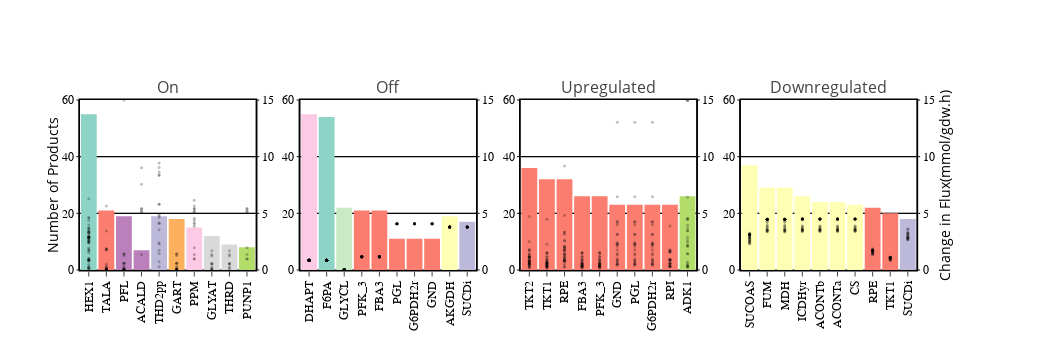

Write notebook code for a chart like this one.
### Code cell
colors = list((cl.interp(cl.scales['11']['qual']['Set3'],11)))

flux_df = [on_df, off_df, significantly_upregulated_df, significantly_downregulated_df]
fig = subplots.make_subplots(rows=1, cols=4,print_grid=True, horizontal_spacing=0.05, 
                             specs=[[{"secondary_y": True}, {"secondary_y": True}, {"secondary_y": True}, 
                                     {"secondary_y": True}]],
                             subplot_titles=['On', 'Off', 'Upregulated', 'Downregulated'])

for i,temp_df in enumerate([on_count_df, off_count_df, upregulated_count_df, downregulated_count_df]):    
    for subsystem in temp_df[:10].subsystem.unique():
        reactions = list(temp_df[:10][temp_df[:10]['subsystem']==subsystem].index)
        if reactions:
            fig.add_trace(go.Bar(x=temp_df.loc[reactions].index, y=temp_df.loc[reactions].number,
                                 name=subsystem, marker_color=colors[subsystems.index(subsystem)],
                                 legendgroup=subsystem, showlegend=True, orientation='v', width=0.9, opacity=1), 
                          row=1, col=i+1, secondary_y=False)

            for reaction in reactions:
                temp = flux_df[i].loc[reaction].abs()[flux_df[i].loc[reaction].notna()].values
                temp[temp>15] = 15
                fig.add_trace(go.Scatter(x=[reaction]*len(flux_df[i].loc[reaction][flux_df[i].loc[reaction].notna()]),
                                         y=temp,
                                         name='Flux', mode='markers', legendgroup='Flux', showlegend=False,
                                         marker_color='black', marker_size=3, marker_opacity=0.25), 
                              row=1, col=i+1, secondary_y=True)
                
        fig.update_yaxes(range=(0, 60), secondary_y=False, row=1, col=i+1)
        fig.update_yaxes(range=(0, 15), tickvals=[0,5,10,15], secondary_y=True, row=1, col=i+1)




fig.update_layout(width=1050, height=350, showlegend=False)

fig.update_xaxes(showline=True, mirror=True, linewidth=1.5, linecolor='black', ticks='outside',
                 tickfont=dict(size=12, family='Arial', color='black'), tickangle=-90, range=(-0.5,9.5))

fig.update_yaxes(showline=True, mirror=True, linewidth=1.5, linecolor='black', ticks='outside',
                 tickfont=dict(size=12, family='Arial'), color='black', gridcolor='black', ticklen=2,
                 secondary_y=False)

fig.update_yaxes(showline=True, mirror=True, linewidth=1.5, linecolor='black', ticks='outside',
                 tickfont=dict(size=12, family='Arial'), color='black',gridcolor='black', ticklen=2,
                 secondary_y=True, titlefont=dict(family='Arial', size=18, color='black'),
                 side='right')
fig.update_yaxes(title='Number of Products', title_standoff=0, secondary_y=False, row=1, col=1 )
fig.update_yaxes(title='Change in Flux(mmol/gdw.h)', title_standoff=0, secondary_y=True, row=1, col=4 )


fig.show()
if not os.path.exists('images'):
    os.mkdir('images')
pio.write_image(fig, 'images/no_products_reactionwise_objA.svg')

### Figure 1 — Plotly figure (JSON) as saved in the notebook; plotly's stock layout.template omitted (floating-point values rounded to 4 significant figures)
{"data": [{"legendgroup": "Glycolysis/Gluconeogenesis", "marker": {"color": "hsl(169.0, 44.0%, 69.0%)"}, "name": "Glycolysis/Gluconeogenesis", "opacity": 1, "orientation": "v", "showlegend": true, "type": "bar", "width": 0.9, "x": ["HEX1"], "xaxis": "x", "y": [55], "yaxis": "y"}, {"legendgroup": "Flux", "marker": {"color": "black", "opacity": 0.25, "size": 3}, "mode": "markers", "name": "Flux", "showlegend": false, "type": "scatter", "x": ["HEX1", "HEX1", "HEX1", "HEX1", "HEX1", "HEX1", "HEX1", "HEX1", "HEX1", "HEX1", "HEX1", "HEX1", "HEX1", "HEX1", "HEX1", "HEX1", "HEX1", "HEX1", "HEX1", "HEX1", "HEX1", "HEX1", "HEX1", "HEX1", "HEX1", "HEX1", "HEX1", "HEX1", "HEX1", "HEX1", "HEX1", "HEX1", "HEX1", "HEX1", "HEX1", "HEX1", "HEX1", "HEX1", "HEX1", "HEX1", "HEX1", "HEX1", "HEX1", "HEX1", "HEX1", "HEX1", "HEX1", "HEX1", "HEX1", "HEX1", "HEX1", "HEX1", "HEX1", "HEX1", "HEX1"], "xaxis": "x", "y": [0.278, 1.779, 6.28, 0.03402, 0.7719, 1.665, 1.792, 2.958, 3.464, 2.482, 0.483, 2.849, 3.46, 4.618, 4.614, 3.319, 3.984, 3.128, 2.528, 2.906, 0.9691, 1.973, 3.311, 0.2437, 2.869, 0.9492, 0.8318, 2.373, 2.563, 0.2035, 0.9061, 0.1183, 0.9036, 3.611, 3.305, 1.53, 2.894, 0.1564, 0.8913, 3.74, 1.067, 0.8314, 2.745, 2.397, 2.477, 4.358, 2.632, 3.293, 2.873, 3.663, 2.73, 2.842, 2.873, 2.891, 2.98], "yaxis": "y2"}, {"legendgroup": "Pentose Phosphate Pathway", "marker": {"color": "hsl(6.0, 94.0%, 71.0%)"}, "name": "Pentose Phosphate Pathway", "opacity": 1, "orientation": "v", "showlegend": true, "type": "bar", "width": 0.9, "x": ["TALA"], "xaxis": "x", "y": [21], "yaxis": "y"}, {"legendgroup": "Flux", "marker": {"color": "black", "opacity": 0.25, "size": 3}, "mode": "markers", "name": "Flux", "showlegend": false, "type": "scatter", "x": ["TALA", "TALA", "TALA", "TALA", "TALA", "TALA", "TALA", "TALA", "TALA", "TALA", "TALA", "TALA", "TALA", "TALA", "TALA", "TALA", "TALA", "TALA", "TALA", "TALA", "TALA"], "xaxis": "x", "y": [5.637, 1.864, 0.06202, 1.787, 0.06607, 1.789, 1.867, 0.01292, 0.3432, 3.445, 0.06534, 0.06668, 0.06587, 0.05755, 0.5234, 0.06633, 0.06649, 0.1322, 0.2243, 0.07278, 0.1885], "yaxis": "y2"}, {"legendgroup": "Pyruvate Metabolism", "marker": {"color": "hsl(299.0, 31.0%, 62.0%)"}, "name": "Pyruvate Metabolism", "opacity": 1, "orientation": "v", "showlegend": true, "type": "bar", "width": 0.9, "x": ["PFL", "ACALD"], "xaxis": "x", "y": [19, 7], "yaxis": "y"}, {"legendgroup": "Flux", "marker": {"color": "black", "opacity": 0.25, "size": 3}, "mode": "markers", "name": "Flux", "showlegend": false, "type": "scatter", "x": ["PFL", "PFL", "PFL", "PFL", "PFL", "PFL", "PFL", "PFL", "PFL", "PFL", "PFL", "PFL", "PFL", "PFL", "PFL", "PFL", "PFL", "PFL", "PFL"], "xaxis": "x", "y": [15, 1.272, 0.03732, 0.5977, 0.5964, 1.41, 0.03541, 0.03711, 0.06059, 1.438, 0.3002, 0.222, 0.03586, 0.03665, 0.03737, 0.5867, 0.03657, 0.03638, 0.03766], "yaxis": "y2"}, {"legendgroup": "Flux", "marker": {"color": "black", "opacity": 0.25, "size": 3}, "mode": "markers", "name": "Flux", "showlegend": false, "type": "scatter", "x": ["ACALD", "ACALD", "ACALD", "ACALD", "ACALD", "ACALD", "ACALD"], "xaxis": "x", "y": [5.398, 9.024, 5.163, 7.569, 5.168, 5.4, 1.374], "yaxis": "y2"}, {"legendgroup": "Oxidative Phosphorylation", "marker": {"color": "hsl(247.0, 30.0%, 79.0%)"}, "name": "Oxidative Phosphorylation", "opacity": 1, "orientation": "v", "showlegend": true, "type": "bar", "width": 0.9, "x": ["THD2pp"], "xaxis": "x", "y": [19], "yaxis": "y"}, {"legendgroup": "Flux", "marker": {"color": "black", "opacity": 0.25, "size": 3}, "mode": "markers", "name": "Flux", "showlegend": false, "type": "scatter", "x": ["THD2pp", "THD2pp", "THD2pp", "THD2pp", "THD2pp", "THD2pp", "THD2pp", "THD2pp", "THD2pp", "THD2pp", "THD2pp", "THD2pp", "THD2pp", "THD2pp", "THD2pp", "THD2pp", "THD2pp", "THD2pp", "THD2pp"], "xaxis": "x", "y": [8.405, 4.149, 5.808, 9.431, 5.795, 9.055, 2.395, 4.792, 4.124, 0.2858, 4.924, 4.64, 1.746, 2.297, 8.638, 0.7368, 3.562, 1.446, 8.333], "yaxis": "y2"}, {"legendgroup": "Purine and Pyrimidine Biosynthesis", "marker": {"color": "hsl(31.0, 97.0%, 68.0%)"}, "name": "Purine and Pyrimidine Biosynthesis", "opacity": 1, "orientation": "v", "showlegend": true, "type": "bar", "width": 0.9, "x": ["GART"], "xaxis": "x", "y": [18], "yaxis": "y"}, {"legendgroup": "Flux", "marker": {"color": "black", "opacity": 0.25, "size": 3}, "mode": "markers", "name": "Flux", "showlegend": false, "type": "scatter", "x": ["GART", "GART", "GART", "GART", "GART", "GART", "GART", "GART", "GART", "GART", "GART", "GART", "GART", "GART", "GART", "GART", "GART", "GART"], "xaxis": "x", "y": [1.272, 0.03816, 0.5975, 0.5963, 1.41, 0.0362, 0.03795, 0.0614, 1.439, 0.3001, 0.2219, 0.03667, 0.03747, 0.03821, 0.5865, 0.03739, 0.0372, 0.03851], "yaxis": "y2"}, {"legendgroup": "Alternate Carbon Metabolism", "marker": {"color": "hsl(329.0, 88.0%, 89.0%)"}, "name": "Alternate Carbon Metabolism", "opacity": 1, "orientation": "v", "showlegend": true, "type": "bar", "width": 0.9, "x": ["PPM"], "xaxis": "x", "y": [15], "yaxis": "y"}, {"legendgroup": "Flux", "marker": {"color": "black", "opacity": 0.25, "size": 3}, "mode": "markers", "name": "Flux", "showlegend": false, "type": "scatter", "x": ["PPM", "PPM", "PPM", "PPM", "PPM", "PPM", "PPM", "PPM", "PPM", "PPM", "PPM", "PPM", "PPM", "PPM", "PPM"], "xaxis": "x", "y": [5.398, 5.162, 5.167, 5.401, 4.389, 5.646, 6.164, 4.053, 4.16, 3.867, 4.558, 1.374, 0.9875, 1.965, 0.9679], "yaxis": "y2"}, {"legendgroup": "Amino Acid Metabolism", "marker": {"color": "hsl(0.0, 0.0%, 85.0%)"}, "name": "Amino Acid Metabolism", "opacity": 1, "orientation": "v", "showlegend": true, "type": "bar", "width": 0.9, "x": ["GLYAT", "THRD"], "xaxis": "x", "y": [12, 9], "yaxis": "y"}, {"legendgroup": "Flux", "marker": {"color": "black", "opacity": 0.25, "size": 3}, "mode": "markers", "name": "Flux", "showlegend": false, "type": "scatter", "x": ["GLYAT", "GLYAT", "GLYAT", "GLYAT", "GLYAT", "GLYAT", "GLYAT", "GLYAT", "GLYAT", "GLYAT", "GLYAT", "GLYAT"], "xaxis": "x", "y": [1.236, 0.5599, 1.689, 0.5587, 1.373, 0.03763, 0.0377, 0.03723, 0.02344, 0.2623, 0.1846, 0.5505], "yaxis": "y2"}, {"legendgroup": "Flux", "marker": {"color": "black", "opacity": 0.25, "size": 3}, "mode": "markers", "name": "Flux", "showlegend": false, "type": "scatter", "x": ["THRD", "THRD", "THRD", "THRD", "THRD", "THRD", "THRD", "THRD", "THRD"], "xaxis": "x", "y": [1.236, 0.5599, 1.689, 0.5587, 1.373, 0.02344, 0.2623, 0.1846, 0.5505], "yaxis": "y2"}, {"legendgroup": "Nucleotide Salvage Pathway", "marker": {"color": "hsl(82.0, 63.0%, 64.0%)"}, "name": "Nucleotide Salvage Pathway", "opacity": 1, "orientation": "v", "showlegend": true, "type": "bar", "width": 0.9, "x": ["PUNP1"], "xaxis": "x", "y": [8], "yaxis": "y"}, {"legendgroup": "Flux", "marker": {"color": "black", "opacity": 0.25, "size": 3}, "mode": "markers", "name": "Flux", "showlegend": false, "type": "scatter", "x": ["PUNP1", "PUNP1", "PUNP1", "PUNP1", "PUNP1", "PUNP1", "PUNP1", "PUNP1"], "xaxis": "x", "y": [5.398, 5.162, 5.167, 5.401, 1.374, 0.9875, 1.965, 0.9679], "yaxis": "y2"}, {"legendgroup": "Alternate Carbon Metabolism", "marker": {"color": "hsl(329.0, 88.0%, 89.0%)"}, "name": "Alternate Carbon Metabolism", "opacity": 1, "orientation": "v", "showlegend": true, "type": "bar", "width": 0.9, "x": ["DHAPT"], "xaxis": "x2", "y": [55], "yaxis": "y3"}, {"legendgroup": "Flux", "marker": {"color": "black", "opacity": 0.25, "size": 3}, "mode": "markers", "name": "Flux", "showlegend": false, "type": "scatter", "x": ["DHAPT", "DHAPT", "DHAPT", "DHAPT", "DHAPT", "DHAPT", "DHAPT", "DHAPT", "DHAPT", "DHAPT", "DHAPT", "DHAPT", "DHAPT", "DHAPT", "DHAPT", "DHAPT", "DHAPT", "DHAPT", "DHAPT", "DHAPT", "DHAPT", "DHAPT", "DHAPT", "DHAPT", "DHAPT", "DHAPT", "DHAPT", "DHAPT", "DHAPT", "DHAPT", "DHAPT", "DHAPT", "DHAPT", "DHAPT", "DHAPT", "DHAPT", "DHAPT", "DHAPT", "DHAPT", "DHAPT", "DHAPT", "DHAPT", "DHAPT", "DHAPT", "DHAPT", "DHAPT", "DHAPT", "DHAPT", "DHAPT", "DHAPT", "DHAPT", "DHAPT", "DHAPT", "DHAPT", "DHAPT"], "xaxis": "x2", "y": [0.8654, 0.8654, 0.8654, 0.8654, 0.8654, 0.8654, 0.8654, 0.8654, 0.8654, 0.8654, 0.8654, 0.8654, 0.8654, 0.8654, 0.8654, 0.8654, 0.8654, 0.8654, 0.8654, 0.8654, 0.8654, 0.8654, 0.8654, 0.8654, 0.8654, 0.8654, 0.8654, 0.8654, 0.8654, 0.8654, 0.8654, 0.8654, 0.8654, 0.8654, 0.8654, 0.8654, 0.8654, 0.8654, 0.8654, 0.8654, 0.8654, 0.8654, 0.8654, 0.8654, 0.8654, 0.8654, 0.8654, 0.8654, 0.8654, 0.8654, 0.8654, 0.8654, 0.8654, 0.8654, 0.8654], "yaxis": "y4"}, {"legendgroup": "Glycolysis/Gluconeogenesis", "marker": {"color": "hsl(169.0, 44.0%, 69.0%)"}, "name": "Glycolysis/Gluconeogenesis", "opacity": 1, "orientation": "v", "showlegend": true, "type": "bar", "width": 0.9, "x": ["F6PA"], "xaxis": "x2", "y": [54], "yaxis": "y3"}, {"legendgroup": "Flux", "marker": {"color": "black", "opacity": 0.25, "size": 3}, "mode": "markers", "name": "Flux", "showlegend": false, "type": "scatter", "x": ["F6PA", "F6PA", "F6PA", "F6PA", "F6PA", "F6PA", "F6PA", "F6PA", "F6PA", "F6PA", "F6PA", "F6PA", "F6PA", "F6PA", "F6PA", "F6PA", "F6PA", "F6PA", "F6PA", "F6PA", "F6PA", "F6PA", "F6PA", "F6PA", "F6PA", "F6PA", "F6PA", "F6PA", "F6PA", "F6PA", "F6PA", "F6PA", "F6PA", "F6PA", "F6PA", "F6PA", "F6PA", "F6PA", "F6PA", "F6PA", "F6PA", "F6PA", "F6PA", "F6PA", "F6PA", "F6PA", "F6PA", "F6PA", "F6PA", "F6PA", "F6PA", "F6PA", "F6PA", "F6PA"], "xaxis": "x2", "y": [0.8654, 0.8654, 0.8654, 0.8654, 0.8654, 0.8654, 0.8654, 0.8654, 0.8654, 0.8654, 0.8654, 0.8654, 0.8654, 0.8654, 0.8654, 0.8654, 0.8654, 0.8654, 0.8654, 0.8654, 0.8654, 0.8654, 0.8654, 0.8654, 0.8654, 0.8654, 0.8654, 0.8654, 0.8654, 0.8654, 0.8654, 0.8654, 0.8654, 0.8654, 0.8654, 0.8654, 0.8654, 0.8654, 0.8654, 0.8654, 0.8654, 0.8654, 0.8654, 0.8654, 0.8654, 0.8654, 0.8654, 0.8654, 0.8654, 0.8654, 0.8654, 0.8654, 0.8654, 0.8654], "yaxis": "y4"}, {"legendgroup": "Folate Metabolism", "marker": {"color": "hsl(108.0, 48.0%, 84.0%)"}, "name": "Folate Metabolism", "opacity": 1, "orientation": "v", "showlegend": true, "type": "bar", "width": 0.9, "x": ["GLYCL"], "xaxis": "x2", "y": [22], "yaxis": "y3"}, {"legendgroup": "Flux", "marker": {"color": "black", "opacity": 0.25, "size": 3}, "mode": "markers", "name": "Flux", "showlegend": false, "type": "scatter", "x": ["GLYCL", "GLYCL", "GLYCL", "GLYCL", "GLYCL", "GLYCL", "GLYCL", "GLYCL", "GLYCL", "GLYCL", "GLYCL", "GLYCL", "GLYCL", "GLYCL", "GLYCL", "GLYCL", "GLYCL", "GLYCL", "GLYCL", "GLYCL", "GLYCL", "GLYCL"], "xaxis": "x2", "y": [0.05364, 0.05364, 0.05364, 0.05364, 0.05364, 0.05364, 0.05364, 0.05364, 0.05364, 0.05364, 0.05364, 0.05364, 0.05364, 0.05364, 0.05364, 0.05364, 0.05364, 0.05364, 0.05364, 0.05364, 0.05364, 0.05364], "yaxis": "y4"}, {"legendgroup": "Pentose Phosphate Pathway", "marker": {"color": "hsl(6.0, 94.0%, 71.0%)"}, "name": "Pentose Phosphate Pathway", "opacity": 1, "orientation": "v", "showlegend": true, "type": "bar", "width": 0.9, "x": ["PFK_3", "FBA3", "PGL", "G6PDH2r", "GND"], "xaxis": "x2", "y": [21, 21, 11, 11, 11], "yaxis": "y3"}, {"legendgroup": "Flux", "marker": {"color": "black", "opacity": 0.25, "size": 3}, "mode": "markers", "name": "Flux", "showlegend": false, "type": "scatter", "x": ["PFK_3", "PFK_3", "PFK_3", "PFK_3", "PFK_3", "PFK_3", "PFK_3", "PFK_3", "PFK_3", "PFK_3", "PFK_3", "PFK_3", "PFK_3", "PFK_3", "PFK_3", "PFK_3", "PFK_3", "PFK_3", "PFK_3", "PFK_3", "PFK_3"], "xaxis": "x2", "y": [1.167, 1.167, 1.167, 1.167, 1.167, 1.167, 1.167, 1.167, 1.167, 1.167, 1.167, 1.167, 1.167, 1.167, 1.167, 1.167, 1.167, 1.167, 1.167, 1.167, 1.167], "yaxis": "y4"}, {"legendgroup": "Flux", "marker": {"color": "black", "opacity": 0.25, "size": 3}, "mode": "markers", "name": "Flux", "showlegend": false, "type": "scatter", "x": ["FBA3", "FBA3", "FBA3", "FBA3", "FBA3", "FBA3", "FBA3", "FBA3", "FBA3", "FBA3", "FBA3", "FBA3", "FBA3", "FBA3", "FBA3", "FBA3", "FBA3", "FBA3", "FBA3", "FBA3", "FBA3"], "xaxis": "x2", "y": [1.167, 1.167, 1.167, 1.167, 1.167, 1.167, 1.167, 1.167, 1.167, 1.167, 1.167, 1.167, 1.167, 1.167, 1.167, 1.167, 1.167, 1.167, 1.167, 1.167, 1.167], "yaxis": "y4"}, {"legendgroup": "Flux", "marker": {"color": "black", "opacity": 0.25, "size": 3}, "mode": "markers", "name": "Flux", "showlegend": false, "type": "scatter", "x": ["PGL", "PGL", "PGL", "PGL", "PGL", "PGL", "PGL", "PGL", "PGL", "PGL", "PGL"], "xaxis": "x2", "y": [4.082, 4.082, 4.082, 4.082, 4.082, 4.082, 4.082, 4.082, 4.082, 4.082, 4.082], "yaxis": "y4"}, {"legendgroup": "Flux", "marker": {"color": "black", "opacity": 0.25, "size": 3}, "mode": "markers", "name": "Flux", "showlegend": false, "type": "scatter", "x": ["G6PDH2r", "G6PDH2r", "G6PDH2r", "G6PDH2r", "G6PDH2r", "G6PDH2r", "G6PDH2r", "G6PDH2r", "G6PDH2r", "G6PDH2r", "G6PDH2r"], "xaxis": "x2", "y": [4.082, 4.082, 4.082, 4.082, 4.082, 4.082, 4.082, 4.082, 4.082, 4.082, 4.082], "yaxis": "y4"}, {"legendgroup": "Flux", "marker": {"color": "black", "opacity": 0.25, "size": 3}, "mode": "markers", "name": "Flux", "showlegend": false, "type": "scatter", "x": ["GND", "GND", "GND", "GND", "GND", "GND", "GND", "GND", "GND", "GND", "GND"], "xaxis": "x2", "y": [4.082, 4.082, 4.082, 4.082, 4.082, 4.082, 4.082, 4.082, 4.082, 4.082, 4.082], "yaxis": "y4"}, {"legendgroup": "Citric Acid Cycle", "marker": {"color": "hsl(60.0, 100.0%, 85.0%)"}, "name": "Citric Acid Cycle", "opacity": 1, "orientation": "v", "showlegend": true, "type": "bar", "width": 0.9, "x": ["AKGDH"], "xaxis": "x2", "y": [19], "yaxis": "y3"}, {"legendgroup": "Flux", "marker": {"color": "black", "opacity": 0.25, "size": 3}, "mode": "markers", "name": "Flux", "showlegend": false, "type": "scatter", "x": ["AKGDH", "AKGDH", "AKGDH", "AKGDH", "AKGDH", "AKGDH", "AKGDH", "AKGDH", "AKGDH", "AKGDH", "AKGDH", "AKGDH", "AKGDH", "AKGDH", "AKGDH", "AKGDH", "AKGDH", "AKGDH", "AKGDH"], "xaxis": "x2", "y": [3.802, 3.802, 3.802, 3.802, 3.802, 3.802, 3.802, 3.802, 3.802, 3.802, 3.802, 3.802, 3.802, 3.802, 3.802, 3.802, 3.802, 3.802, 3.802], "yaxis": "y4"}, {"legendgroup": "Oxidative Phosphorylation", "marker": {"color": "hsl(247.0, 30.0%, 79.0%)"}, "name": "Oxidative Phosphorylation", "opacity": 1, "orientation": "v", "showlegend": true, "type": "bar", "width": 0.9, "x": ["SUCDi"], "xaxis": "x2", "y": [17], "yaxis": "y3"}, {"legendgroup": "Flux", "marker": {"color": "black", "opacity": 0.25, "size": 3}, "mode": "markers", "name": "Flux", "showlegend": false, "type": "scatter", "x": ["SUCDi", "SUCDi", "SUCDi", "SUCDi", "SUCDi", "SUCDi", "SUCDi", "SUCDi", "SUCDi", "SUCDi", "SUCDi", "SUCDi", "SUCDi", "SUCDi", "SUCDi", "SUCDi", "SUCDi"], "xaxis": "x2", "y": [3.802, 3.802, 3.802, 3.802, 3.802, 3.802, 3.802, 3.802, 3.802, 3.802, 3.802, 3.802, 3.802, 3.802, 3.802, 3.802, 3.802], "yaxis": "y4"}, {"legendgroup": "Pentose Phosphate Pathway", "marker": {"color": "hsl(6.0, 94.0%, 71.0%)"}, "name": "Pentose Phosphate Pathway", "opacity": 1, "orientation": "v", "showlegend": true, "type": "bar", "width": 0.9, "x": ["TKT2", "TKT1", "RPE", "FBA3", "PFK_3", "GND", "PGL", "G6PDH2r", "RPI"], "xaxis": "x3", "y": [36, 32, 32, 26, 26, 23, 23, 23, 23], "yaxis": "y5"}, {"legendgroup": "Flux", "marker": {"color": "black", "opacity": 0.25, "size": 3}, "mode": "markers", "name": "Flux", "showlegend": false, "type": "scatter", "x": ["TKT2", "TKT2", "TKT2", "TKT2", "TKT2", "TKT2", "TKT2", "TKT2", "TKT2", "TKT2", "TKT2", "TKT2", "TKT2", "TKT2", "TKT2", "TKT2", "TKT2", "TKT2", "TKT2", "TKT2", "TKT2", "TKT2", "TKT2", "TKT2", "TKT2", "TKT2", "TKT2", "TKT2", "TKT2", "TKT2", "TKT2", "TKT2", "TKT2", "TKT2", "TKT2", "TKT2"], "xaxis": "x3", "y": [4.713, 1.197, 1.123, 1.125, 1.203, 0.6818, 0.6344, 0.5486, 0.2813, 0.5085, 2.522, 0.5579, 0.2077, 0.2427, 0.5139, 0.6997, 1.798, 1.703, 0.8559, 0.5077, 0.3812, 1.184, 1.423, 0.6125, 0.5531, 0.814, 1.138, 0.8081, 1.149, 1.776, 1.413, 0.9708, 0.7793, 0.3712, 0.9488, 0.7626], "yaxis": "y6"}, {"legendgroup": "Flux", "marker": {"color": "black", "opacity": 0.25, "size": 3}, "mode": "markers", "name": "Flux", "showlegend": false, "type": "scatter", "x": ["TKT1", "TKT1", "TKT1", "TKT1", "TKT1", "TKT1", "TKT1", "TKT1", "TKT1", "TKT1", "TKT1", "TKT1", "TKT1", "TKT1", "TKT1", "TKT1", "TKT1", "TKT1", "TKT1", "TKT1", "TKT1", "TKT1", "TKT1", "TKT1", "TKT1", "TKT1", "TKT1", "TKT1", "TKT1", "TKT1", "TKT1", "TKT1"], "xaxis": "x3", "y": [4.471, 0.6971, 0.6203, 0.6218, 0.6999, 0.4278, 0.3885, 0.3004, 0.2576, 2.279, 0.3098, 0.2681, 0.4524, 1.551, 1.457, 0.613, 0.2605, 0.1341, 0.9388, 1.18, 0.3631, 0.3064, 0.5683, 0.8884, 0.5598, 0.9022, 1.53, 1.169, 0.7232, 0.5313, 0.6575, 0.506], "yaxis": "y6"}, {"legendgroup": "Flux", "marker": {"color": "black", "opacity": 0.25, "size": 3}, "mode": "markers", "name": "Flux", "showlegend": false, "type": "scatter", "x": ["RPE", "RPE", "RPE", "RPE", "RPE", "RPE", "RPE", "RPE", "RPE", "RPE", "RPE", "RPE", "RPE", "RPE", "RPE", "RPE", "RPE", "RPE", "RPE", "RPE", "RPE", "RPE", "RPE", "RPE", "RPE", "RPE", "RPE", "RPE", "RPE", "RPE", "RPE", "RPE"], "xaxis": "x3", "y": [9.184, 1.894, 1.744, 1.747, 1.903, 1.11, 1.023, 0.849, 0.3192, 0.7661, 4.8, 0.8678, 0.24, 0.782, 1.152, 3.349, 3.161, 1.469, 0.7682, 0.5153, 2.123, 2.603, 0.9756, 0.8595, 1.382, 2.027, 1.368, 2.051, 3.306, 2.581, 1.694, 1.269], "yaxis": "y6"}, {"legendgroup": "Flux", "marker": {"color": "black", "opacity": 0.25, "size": 3}, "mode": "markers", "name": "Flux", "showlegend": false, "type": "scatter", "x": ["FBA3", "FBA3", "FBA3", "FBA3", "FBA3", "FBA3", "FBA3", "FBA3", "FBA3", "FBA3", "FBA3", "FBA3", "FBA3", "FBA3", "FBA3", "FBA3", "FBA3", "FBA3", "FBA3", "FBA3", "FBA3", "FBA3", "FBA3", "FBA3", "FBA3", "FBA3"], "xaxis": "x3", "y": [0.4278, 0.3885, 0.3004, 0.2576, 0.3098, 0.2681, 0.4524, 1.551, 1.457, 0.613, 0.2605, 0.1341, 0.9388, 1.18, 0.3631, 0.3064, 0.5683, 0.8884, 0.5598, 0.9022, 1.53, 1.169, 0.7232, 0.5313, 0.6575, 0.506], "yaxis": "y6"}, {"legendgroup": "Flux", "marker": {"color": "black", "opacity": 0.25, "size": 3}, "mode": "markers", "name": "Flux", "showlegend": false, "type": "scatter", "x": ["PFK_3", "PFK_3", "PFK_3", "PFK_3", "PFK_3", "PFK_3", "PFK_3", "PFK_3", "PFK_3", "PFK_3", "PFK_3", "PFK_3", "PFK_3", "PFK_3", "PFK_3", "PFK_3", "PFK_3", "PFK_3", "PFK_3", "PFK_3", "PFK_3", "PFK_3", "PFK_3", "PFK_3", "PFK_3", "PFK_3"], "xaxis": "x3", "y": [0.4278, 0.3885, 0.3004, 0.2576, 0.3098, 0.2681, 0.4524, 1.551, 1.457, 0.613, 0.2605, 0.1341, 0.9388, 1.18, 0.3631, 0.3064, 0.5683, 0.8884, 0.5598, 0.9022, 1.53, 1.169, 0.7232, 0.5313, 0.6575, 0.506], "yaxis": "y6"}, {"legendgroup": "Flux", "marker": {"color": "black", "opacity": 0.25, "size": 3}, "mode": "markers", "name": "Flux", "showlegend": false, "type": "scatter", "x": ["GND", "GND", "GND", "GND", "GND", "GND", "GND", "GND", "GND", "GND", "GND", "GND", "GND", "GND", "GND", "GND", "GND", "GND", "GND", "GND", "GND", "GND", "GND"], "xaxis": "x3", "y": [13.04, 0.8889, 0.7839, 0.5157, 6.46, 0.5444, 0.4228, 0.9735, 4.271, 3.991, 1.462, 2.435, 3.165, 0.7022, 0.5364, 1.323, 2.277, 2.281, 2.324, 4.209, 3.127, 1.785, 2.088], "yaxis": "y6"}, {"legendgroup": "Flux", "marker": {"color": "black", "opacity": 0.25, "size": 3}, "mode": "markers", "name": "Flux", "showlegend": false, "type": "scatter", "x": ["PGL", "PGL", "PGL", "PGL", "PGL", "PGL", "PGL", "PGL", "PGL", "PGL", "PGL", "PGL", "PGL", "PGL", "PGL", "PGL", "PGL", "PGL", "PGL", "PGL", "PGL", "PGL", "PGL"], "xaxis": "x3", "y": [13.04, 0.8889, 0.7839, 0.5157, 6.46, 0.5444, 0.4228, 0.9735, 4.271, 3.991, 1.462, 2.435, 3.165, 0.7022, 0.5364, 1.323, 2.277, 2.281, 2.324, 4.209, 3.127, 1.785, 2.088], "yaxis": "y6"}, {"legendgroup": "Flux", "marker": {"color": "black", "opacity": 0.25, "size": 3}, "mode": "markers", "name": "Flux", "showlegend": false, "type": "scatter", "x": ["G6PDH2r", "G6PDH2r", "G6PDH2r", "G6PDH2r", "G6PDH2r", "G6PDH2r", "G6PDH2r", "G6PDH2r", "G6PDH2r", "G6PDH2r", "G6PDH2r", "G6PDH2r", "G6PDH2r", "G6PDH2r", "G6PDH2r", "G6PDH2r", "G6PDH2r", "G6PDH2r", "G6PDH2r", "G6PDH2r", "G6PDH2r", "G6PDH2r", "G6PDH2r"], "xaxis": "x3", "y": [13.04, 0.8889, 0.7839, 0.5157, 6.46, 0.5444, 0.4228, 0.9735, 4.271, 3.991, 1.462, 2.435, 3.165, 0.7022, 0.5364, 1.323, 2.277, 2.281, 2.324, 4.209, 3.127, 1.785, 2.088], "yaxis": "y6"}, {"legendgroup": "Flux", "marker": {"color": "black", "opacity": 0.25, "size": 3}, "mode": "markers", "name": "Flux", "showlegend": false, "type": "scatter", "x": ["RPI", "RPI", "RPI", "RPI", "RPI", "RPI", "RPI", "RPI", "RPI", "RPI", "RPI", "RPI", "RPI", "RPI", "RPI", "RPI", "RPI", "RPI", "RPI", "RPI", "RPI", "RPI", "RPI"], "xaxis": "x3", "y": [3.877, 1.756, 1.605, 1.608, 1.764, 1.685, 0.9473, 0.8556, 0.3377, 0.5869, 0.2768, 0.9391, 0.2981, 1.57, 0.9287, 0.5707, 0.3338, 0.3601, 0.8439, 0.4429, 0.8458, 0.5883, 0.5692], "yaxis": "y6"}, {"legendgroup": "Nucleotide Salvage Pathway", "marker": {"color": "hsl(82.0, 63.0%, 64.0%)"}, "name": "Nucleotide Salvage Pathway", "opacity": 1, "orientation": "v", "showlegend": true, "type": "bar", "width": 0.9, "x": ["ADK1"], "xaxis": "x3", "y": [26], "yaxis": "y5"}, {"legendgroup": "Flux", "marker": {"color": "black", "opacity": 0.25, "size": 3}, "mode": "markers", "name": "Flux", "showlegend": false, "type": "scatter", "x": ["ADK1", "ADK1", "ADK1", "ADK1", "ADK1", "ADK1", "ADK1", "ADK1", "ADK1", "ADK1", "ADK1", "ADK1", "ADK1", "ADK1", "ADK1", "ADK1", "ADK1", "ADK1", "ADK1", "ADK1", "ADK1", "ADK1", "ADK1", "ADK1", "ADK1", "ADK1"], "xaxis": "x3", "y": [15, 3.468, 15, 3.471, 3.706, 2.64, 14.94, 2.064, 3.958, 4.49, 4.463, 2.198, 1.453, 6.413, 2.472, 2.148, 2.881, 0.265, 1.409, 4.559, 0.2618, 0.5588, 0.3467, 0.3281, 0.7117, 0.4184], "yaxis": "y6"}, {"legendgroup": "Citric Acid Cycle", "marker": {"color": "hsl(60.0, 100.0%, 85.0%)"}, "name": "Citric Acid Cycle", "opacity": 1, "orientation": "v", "showlegend": true, "type": "bar", "width": 0.9, "x": ["SUCOAS", "FUM", "MDH", "ICDHyr", "ACONTb", "ACONTa", "CS"], "xaxis": "x4", "y": [37, 29, 29, 26, 24, 24, 23], "yaxis": "y7"}, {"legendgroup": "Flux", "marker": {"color": "black", "opacity": 0.25, "size": 3}, "mode": "markers", "name": "Flux", "showlegend": false, "type": "scatter", "x": ["SUCOAS", "SUCOAS", "SUCOAS", "SUCOAS", "SUCOAS", "SUCOAS", "SUCOAS", "SUCOAS", "SUCOAS", "SUCOAS", "SUCOAS", "SUCOAS", "SUCOAS", "SUCOAS", "SUCOAS", "SUCOAS", "SUCOAS", "SUCOAS", "SUCOAS", "SUCOAS", "SUCOAS", "SUCOAS", "SUCOAS", "SUCOAS", "SUCOAS", "SUCOAS", "SUCOAS", "SUCOAS", "SUCOAS", "SUCOAS", "SUCOAS", "SUCOAS", "SUCOAS", "SUCOAS", "SUCOAS", "SUCOAS", "SUCOAS"], "xaxis": "x4", "y": [3.114, 3.107, 3.109, 2.753, 3.11, 3.109, 3.109, 2.724, 2.352, 3.116, 2.382, 3.108, 3.112, 3.108, 2.858, 3.262, 3.109, 2.945, 3.111, 3.114, 3.11, 3.106, 3.226, 2.52, 3.112, 2.506, 2.774, 3.11, 2.326, 3.111, 2.867, 2.603, 2.588, 3.105, 2.986, 2.524, 2.822], "yaxis": "y8"}, {"legendgroup": "Flux", "marker": {"color": "black", "opacity": 0.25, "size": 3}, "mode": "markers", "name": "Flux", "showlegend": false, "type": "scatter", "x": ["FUM", "FUM", "FUM", "FUM", "FUM", "FUM", "FUM", "FUM", "FUM", "FUM", "FUM", "FUM", "FUM", "FUM", "FUM", "FUM", "FUM", "FUM", "FUM", "FUM", "FUM", "FUM", "FUM", "FUM", "FUM", "FUM", "FUM", "FUM", "FUM"], "xaxis": "x4", "y": [4.47, 4.474, 3.788, 4.477, 3.739, 3.372, 4.488, 3.402, 4.472, 4.481, 3.874, 4.308, 4.474, 3.462, 4.478, 4.484, 4.476, 4.469, 4.237, 3.547, 4.481, 3.519, 4.477, 4.479, 3.598, 4.466, 3.482, 4.004, 3.536], "yaxis": "y8"}, {"legendgroup": "Flux", "marker": {"color": "black", "opacity": 0.25, "size": 3}, "mode": "markers", "name": "Flux", "showlegend": false, "type": "scatter", "x": ["MDH", "MDH", "MDH", "MDH", "MDH", "MDH", "MDH", "MDH", "MDH", "MDH", "MDH", "MDH", "MDH", "MDH", "MDH", "MDH", "MDH", "MDH", "MDH", "MDH", "MDH", "MDH", "MDH", "MDH", "MDH", "MDH", "MDH", "MDH", "MDH"], "xaxis": "x4", "y": [4.468, 4.473, 3.786, 4.476, 3.738, 3.371, 4.486, 3.363, 4.47, 4.48, 3.873, 4.307, 4.472, 3.46, 4.477, 4.482, 4.475, 4.468, 4.236, 3.546, 4.48, 3.516, 4.475, 4.477, 3.597, 4.465, 3.481, 4.002, 3.534], "yaxis": "y8"}, {"legendgroup": "Flux", "marker": {"color": "black", "opacity": 0.25, "size": 3}, "mode": "markers", "name": "Flux", "showlegend": false, "type": "scatter", "x": ["ICDHyr", "ICDHyr", "ICDHyr", "ICDHyr", "ICDHyr", "ICDHyr", "ICDHyr", "ICDHyr", "ICDHyr", "ICDHyr", "ICDHyr", "ICDHyr", "ICDHyr", "ICDHyr", "ICDHyr", "ICDHyr", "ICDHyr", "ICDHyr", "ICDHyr", "ICDHyr", "ICDHyr", "ICDHyr", "ICDHyr", "ICDHyr", "ICDHyr", "ICDHyr"], "xaxis": "x4", "y": [4.49, 4.495, 3.809, 4.498, 4.496, 4.495, 3.76, 3.393, 4.509, 3.423, 4.492, 4.502, 4.493, 3.895, 3.482, 4.497, 4.49, 3.568, 3.54, 4.498, 4.5, 3.636, 3.619, 4.487, 3.503, 3.556], "yaxis": "y8"}, {"legendgroup": "Flux", "marker": {"color": "black", "opacity": 0.25, "size": 3}, "mode": "markers", "name": "Flux", "showlegend": false, "type": "scatter", "x": ["ACONTb", "ACONTb", "ACONTb", "ACONTb", "ACONTb", "ACONTb", "ACONTb", "ACONTb", "ACONTb", "ACONTb", "ACONTb", "ACONTb", "ACONTb", "ACONTb", "ACONTb", "ACONTb", "ACONTb", "ACONTb", "ACONTb", "ACONTb", "ACONTb", "ACONTb", "ACONTb", "ACONTb"], "xaxis": "x4", "y": [4.49, 4.495, 3.809, 4.498, 3.76, 3.393, 4.509, 3.423, 4.492, 4.502, 4.493, 3.895, 3.482, 4.497, 4.49, 3.568, 3.539, 4.498, 4.5, 3.636, 3.619, 4.487, 3.503, 3.556], "yaxis": "y8"}, {"legendgroup": "Flux", "marker": {"color": "black", "opacity": 0.25, "size": 3}, "mode": "markers", "name": "Flux", "showlegend": false, "type": "scatter", "x": ["ACONTa", "ACONTa", "ACONTa", "ACONTa", "ACONTa", "ACONTa", "ACONTa", "ACONTa", "ACONTa", "ACONTa", "ACONTa", "ACONTa", "ACONTa", "ACONTa", "ACONTa", "ACONTa", "ACONTa", "ACONTa", "ACONTa", "ACONTa", "ACONTa", "ACONTa", "ACONTa", "ACONTa"], "xaxis": "x4", "y": [4.49, 4.495, 3.809, 4.498, 3.76, 3.393, 4.509, 3.423, 4.492, 4.502, 4.493, 3.895, 3.482, 4.497, 4.49, 3.568, 3.539, 4.498, 4.5, 3.636, 3.619, 4.487, 3.503, 3.556], "yaxis": "y8"}, {"legendgroup": "Flux", "marker": {"color": "black", "opacity": 0.25, "size": 3}, "mode": "markers", "name": "Flux", "showlegend": false, "type": "scatter", "x": ["CS", "CS", "CS", "CS", "CS", "CS", "CS", "CS", "CS", "CS", "CS", "CS", "CS", "CS", "CS", "CS", "CS", "CS", "CS", "CS", "CS", "CS", "CS"], "xaxis": "x4", "y": [4.49, 4.495, 3.809, 4.498, 3.76, 3.393, 4.509, 3.423, 4.492, 4.502, 4.493, 3.895, 3.482, 4.497, 4.49, 3.568, 3.539, 4.5, 3.636, 3.619, 4.487, 3.503, 3.556], "yaxis": "y8"}, {"legendgroup": "Pentose Phosphate Pathway", "marker": {"color": "hsl(6.0, 94.0%, 71.0%)"}, "name": "Pentose Phosphate Pathway", "opacity": 1, "orientation": "v", "showlegend": true, "type": "bar", "width": 0.9, "x": ["RPE", "TKT1"], "xaxis": "x4", "y": [22, 20], "yaxis": "y7"}, {"legendgroup": "Flux", "marker": {"color": "black", "opacity": 0.25, "size": 3}, "mode": "markers", "name": "Flux", "showlegend": false, "type": "scatter", "x": ["RPE", "RPE", "RPE", "RPE", "RPE", "RPE", "RPE", "RPE", "RPE", "RPE", "RPE", "RPE", "RPE", "RPE", "RPE", "RPE", "RPE", "RPE", "RPE", "RPE", "RPE", "RPE"], "xaxis": "x4", "y": [1.705, 1.699, 1.805, 1.401, 1.702, 1.551, 1.733, 1.697, 1.7, 1.713, 1.698, 1.877, 1.662, 1.697, 1.649, 1.804, 1.568, 1.384, 1.387, 1.479, 1.686, 1.455], "yaxis": "y8"}, {"legendgroup": "Flux", "marker": {"color": "black", "opacity": 0.25, "size": 3}, "mode": "markers", "name": "Flux", "showlegend": false, "type": "scatter", "x": ["TKT1", "TKT1", "TKT1", "TKT1", "TKT1", "TKT1", "TKT1", "TKT1", "TKT1", "TKT1", "TKT1", "TKT1", "TKT1", "TKT1", "TKT1", "TKT1", "TKT1", "TKT1", "TKT1", "TKT1"], "xaxis": "x4", "y": [1.105, 1.101, 1.154, 0.8236, 1.101, 0.8998, 0.9901, 1.1, 1.101, 1.109, 1.1, 1.144, 0.954, 1.1, 0.9462, 1.026, 1.035, 0.9425, 1.094, 0.9782], "yaxis": "y8"}, {"legendgroup": "Oxidative Phosphorylation", "marker": {"color": "hsl(247.0, 30.0%, 79.0%)"}, "name": "Oxidative Phosphorylation", "opacity": 1, "orientation": "v", "showlegend": true, "type": "bar", "width": 0.9, "x": ["SUCDi"], "xaxis": "x4", "y": [18], "yaxis": "y7"}, {"legendgroup": "Flux", "marker": {"color": "black", "opacity": 0.25, "size": 3}, "mode": "markers", "name": "Flux", "showlegend": false, "type": "scatter", "x": ["SUCDi", "SUCDi", "SUCDi", "SUCDi", "SUCDi", "SUCDi", "SUCDi", "SUCDi", "SUCDi", "SUCDi", "SUCDi", "SUCDi", "SUCDi", "SUCDi", "SUCDi", "SUCDi", "SUCDi", "SUCDi"], "xaxis": "x4", "y": [3.1, 3.064, 2.694, 2.724, 3.199, 3.644, 3.283, 2.799, 3.565, 2.864, 2.845, 2.667, 3.207, 2.942, 2.927, 2.815, 3.327, 2.863], "yaxis": "y8"}], "layout": {"annotations": [{"font": {"size": 16}, "showarrow": false, "text": "On", "x": 0.09875, "xanchor": "center", "xref": "paper", "y": 1, "yanchor": "bottom", "yref": "paper"}, {"font": {"size": 16}, "showarrow": false, "text": "Off", "x": 0.3462, "xanchor": "center", "xref": "paper", "y": 1, "yanchor": "bottom", "yref": "paper"}, {"font": {"size": 16}, "showarrow": false, "text": "Upregulated", "x": 0.5938, "xanchor": "center", "xref": "paper", "y": 1, "yanchor": "bottom", "yref": "paper"}, {"font": {"size": 16}, "showarrow": false, "text": "Downregulated", "x": 0.8412, "xanchor": "center", "xref": "paper", "y": 1, "yanchor": "bottom", "yref": "paper"}], "height": 350, "showlegend": false, "width": 1050, "xaxis": {"anchor": "y", "domain": [0, 0.1975], "linecolor": "black", "linewidth": 1.5, "mirror": true, "range": [-0.5, 9.5], "showline": true, "tickangle": -90, "tickfont": {"color": "black", "family": "Arial", "size": 12}, "ticks": "outside"}, "xaxis2": {"anchor": "y3", "domain": [0.2475, 0.445], "linecolor": "black", "linewidth": 1.5, "mirror": true, "range": [-0.5, 9.5], "showline": true, "tickangle": -90, "tickfont": {"color": "black", "family": "Arial", "size": 12}, "ticks": "outside"}, "xaxis3": {"anchor": "y5", "domain": [0.495, 0.6925], "linecolor": "black", "linewidth": 1.5, "mirror": true, "range": [-0.5, 9.5], "showline": true, "tickangle": -90, "tickfont": {"color": "black", "family": "Arial", "size": 12}, "ticks": "outside"}, "xaxis4": {"anchor": "y7", "domain": [0.7425, 0.94], "linecolor": "black", "linewidth": 1.5, "mirror": true, "range": [-0.5, 9.5], "showline": true, "tickangle": -90, "tickfont": {"color": "black", "family": "Arial", "size": 12}, "ticks": "outside"}, "yaxis": {"anchor": "x", "color": "black", "domain": [0, 1], "gridcolor": "black", "linecolor": "black", "linewidth": 1.5, "mirror": true, "range": [0, 60], "showline": true, "tickfont": {"family": "Arial", "size": 12}, "ticklen": 2, "ticks": "outside", "title": {"standoff": 0, "text": "Number of Products"}}, "yaxis2": {"anchor": "x", "color": "black", "gridcolor": "black", "linecolor": "black", "linewidth": 1.5, "mirror": true, "overlaying": "y", "range": [0, 15], "showline": true, "side": "right", "tickfont": {"family": "Arial", "size": 12}, "ticklen": 2, "ticks": "outside", "tickvals": [0, 5, 10, 15], "title": {"font": {"color": "black", "family": "Arial", "size": 18}}}, "yaxis3": {"anchor": "x2", "color": "black", "domain": [0, 1], "gridcolor": "black", "linecolor": "black", "linewidth": 1.5, "mirror": true, "range": [0, 60], "showline": true, "tickfont": {"family": "Arial", "size": 12}, "ticklen": 2, "ticks": "outside"}, "yaxis4": {"anchor": "x2", "color": "black", "gridcolor": "black", "linecolor": "black", "linewidth": 1.5, "mirror": true, "overlaying": "y3", "range": [0, 15], "showline": true, "side": "right", "tickfont": {"family": "Arial", "size": 12}, "ticklen": 2, "ticks": "outside", "tickvals": [0, 5, 10, 15], "title": {"font": {"color": "black", "family": "Arial", "size": 18}}}, "yaxis5": {"anchor": "x3", "color": "black", "domain": [0, 1], "gridcolor": "black", "linecolor": "black", "linewidth": 1.5, "mirror": true, "range": [0, 60], "showline": true, "tickfont": {"family": "Arial", "size": 12}, "ticklen": 2, "ticks": "outside"}, "yaxis6": {"anchor": "x3", "color": "black", "gridcolor": "black", "linecolor": "black", "linewidth": 1.5, "mirror": true, "overlaying": "y5", "range": [0, 15], "showline": true, "side": "right", "tickfont": {"family": "Arial", "size": 12}, "ticklen": 2, "ticks": "outside", "tickvals": [0, 5, 10, 15], "title": {"font": {"color": "black", "family": "Arial", "size": 18}}}, "yaxis7": {"anchor": "x4", "color": "black", "domain": [0, 1], "gridcolor": "black", "linecolor": "black", "linewidth": 1.5, "mirror": true, "range": [0, 60], "showline": true, "tickfont": {"family": "Arial", "size": 12}, "ticklen": 2, "ticks": "outside"}, "yaxis8": {"anchor": "x4", "color": "black", "gridcolor": "black", "linecolor": "black", "linewidth": 1.5, "mirror": true, "overlaying": "y7", "range": [0, 15], "showline": true, "side": "right", "tickfont": {"family": "Arial", "size": 12}, "ticklen": 2, "ticks": "outside", "tickvals": [0, 5, 10, 15], "title": {"standoff": 0, "text": "Change in Flux(mmol/gdw.h)"}}}}
